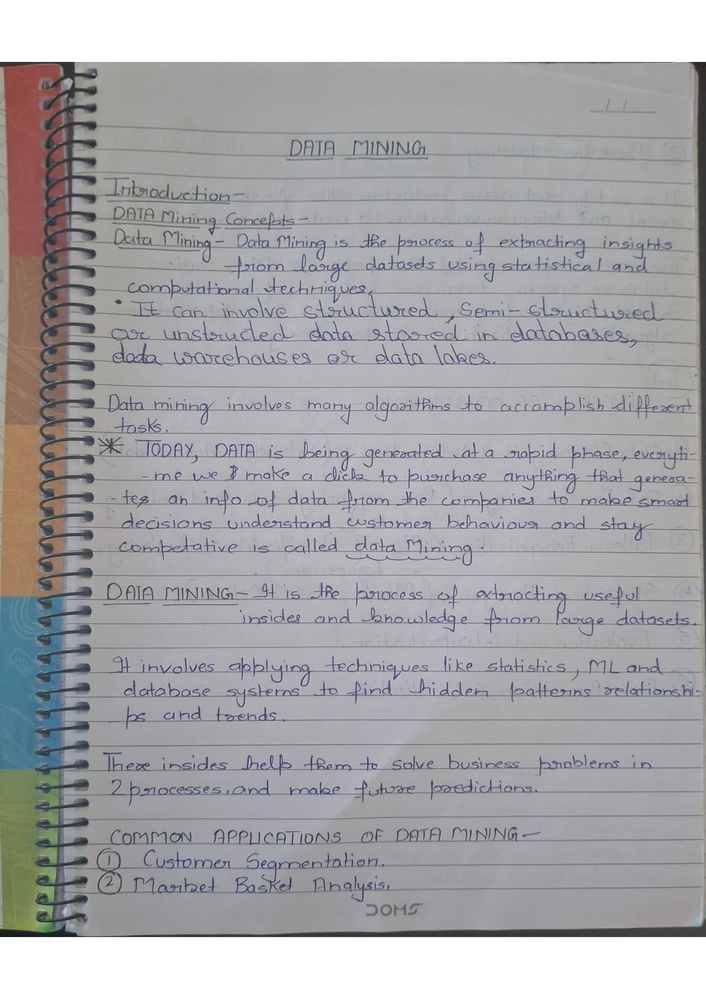
#> input picture 2_OpenCV_OCR/temp_ocr_image.png, 706 x 999 px, shrunk from 1653 x 2339 before the run
$ python -i preprocess.py   (imports and definitions only)
#> lines starting #> are read from the running program, lines starting #| are printed output that depends on the picture; after the words box and inside, x2 and y2 are one past the last pixel; in counts of white or black regions, pixels touching at a corner belong together
#> further down, picture is the input picture: shape (999, 706, 3); mean B, G, R 169.7, 166.9, 167.9
import cv2
import numpy as np
def preprocess_for_tesseract(image):
    """
    Preprocessing optimized for printed/digital text.
    - Grayscale
    - Gaussian blur
    - Otsu thresholding
    """
    gray = cv2.cvtColor(image, cv2.COLOR_BGR2GRAY)
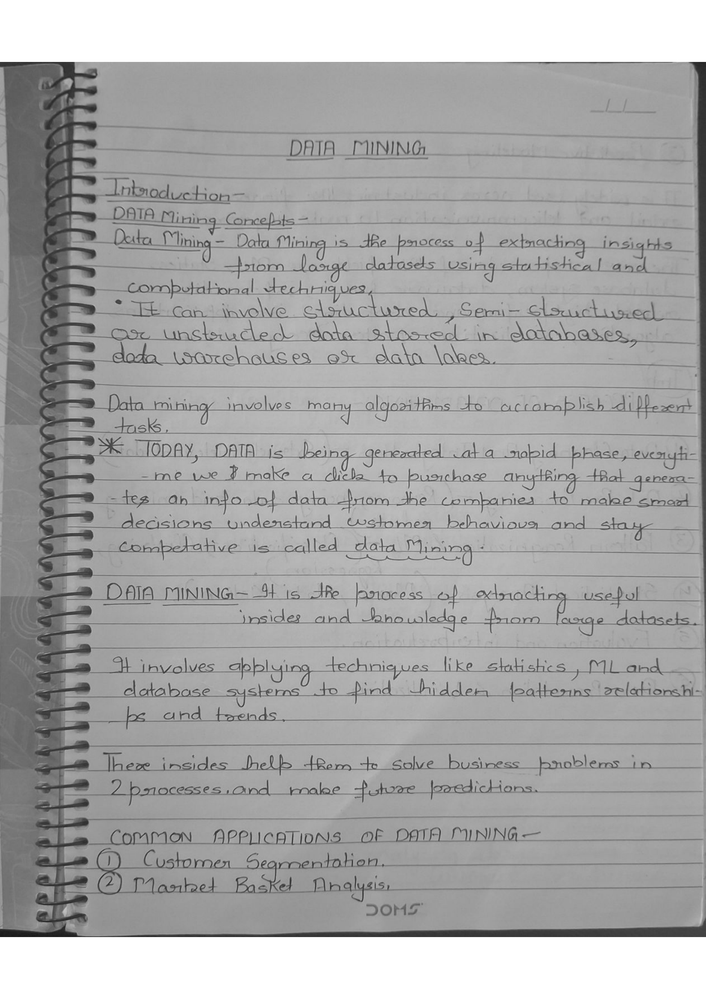
#> gray: shape (999, 706); min 24, max 255, mean 167.5
    blur = cv2.GaussianBlur(gray, (3, 3), 0)
    thresh = cv2.threshold(blur, 0, 255, cv2.THRESH_BINARY + cv2.THRESH_OTSU)[1]
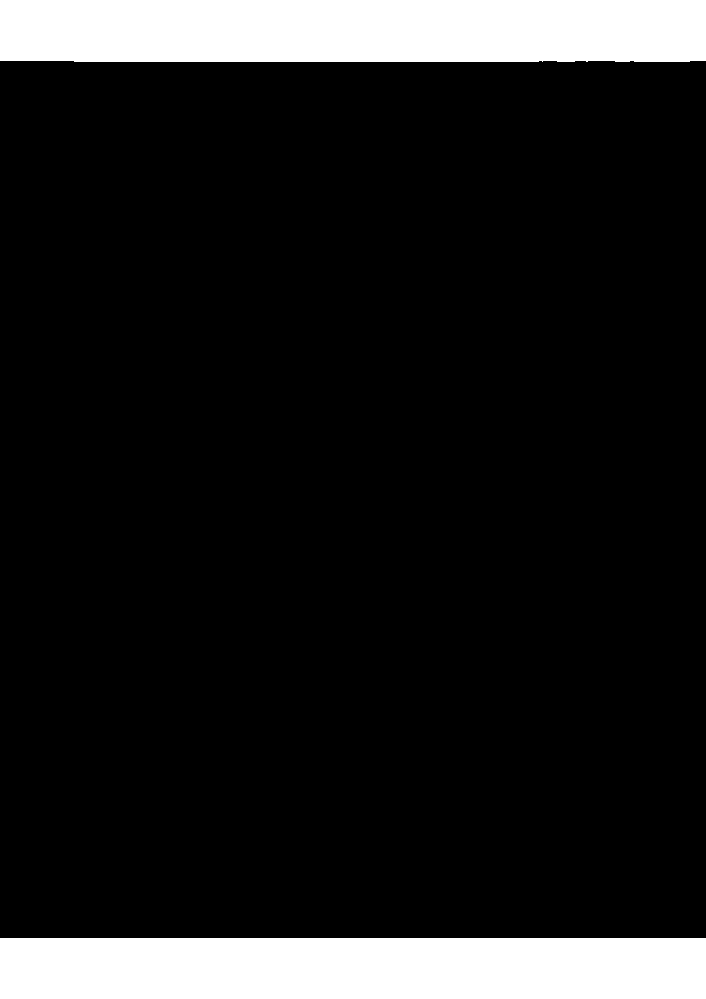
#> thresh: shape (999, 706); 12.3% white; 2 white regions, box (x1, y1, x2, y2) and area: (0, 0, 706, 62) 43623, (0, 938, 706, 999) 43066
    return thresh

>>> import cv2
>>> picture = cv2.imread('temp_ocr_image.png')
>>> result = preprocess_for_tesseract(picture)
